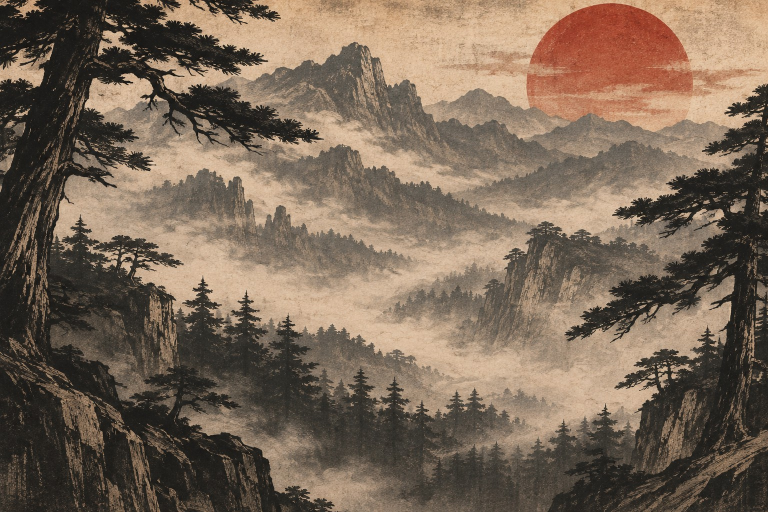
#> input picture ADgame/src/assets/mountains.jpg, 1536 x 1024 px (shown at 1/2 size)
$ python build_art.py
#> lines starting #> are read from the running program, lines starting #| are printed output that depends on the picture
"""Bake the original ADgame art into textures supported by UE's runtime image importer."""
from pathlib import Path
from PIL import Image, ImageDraw

root = Path(__file__).resolve().parent
mod = root.parent / "Mods" / "AdRevive"
out = mod / "Art"
out.mkdir(exist_ok=True)
index = []
for i, src in enumerate(sorted((root / "src/assets/units").glob("*.webp"))):
    img = Image.open(src).convert("RGBA")
    img.thumbnail((144, 144), Image.Resampling.LANCZOS)
    square = Image.new("RGBA", (144, 144))
    square.alpha_composite(img, ((144 - img.width) // 2, (144 - img.height) // 2))
    name = f"unit-{i:03d}.png"
    square.save(out / name, optimize=True)
    index.append(f'    ["{src.stem}"] = "{name}",')
(mod / "Scripts/adart.lua").write_text("-- Generated by ADgame/build_art.py\nreturn {\n" + "\n".join(index) + "\n}\n", encoding="utf-8")

mountains = Image.open(root / "src/assets/mountains.jpg").convert("RGB")
#> mountains is the input picture: PIL image 1536x1024 RGB; mean R, G, B 121.3, 103.7, 87.1
w, h = mountains.size
#> w = 1536; h = 1024
mountains = mountains.crop((round(w*.24), 0, round(w*.90), h)).resize((620, 765), Image.Resampling.LANCZOS)
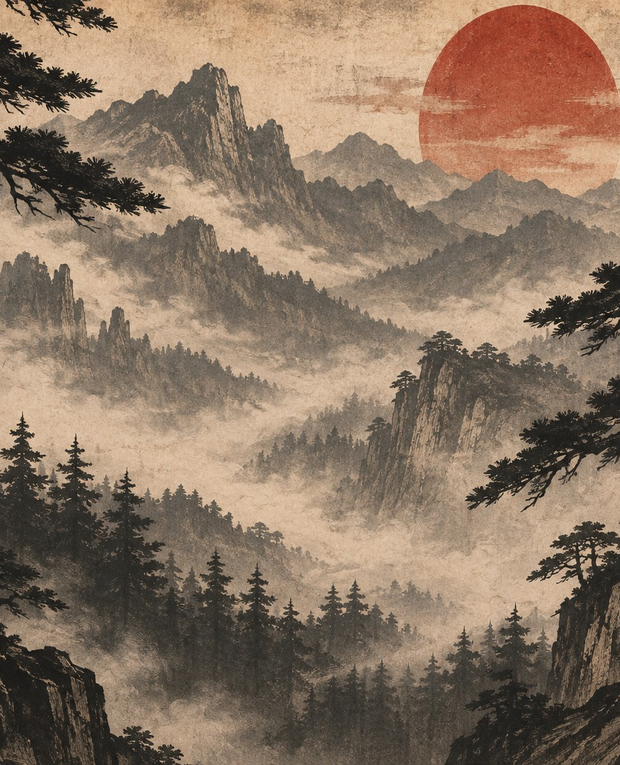
#> mountains: PIL image 620x765 RGB; mean R, G, B 138.4, 117.6, 98.9
paper = Image.blend(Image.new("RGB", mountains.size, "#ded3b6"), mountains, .52)
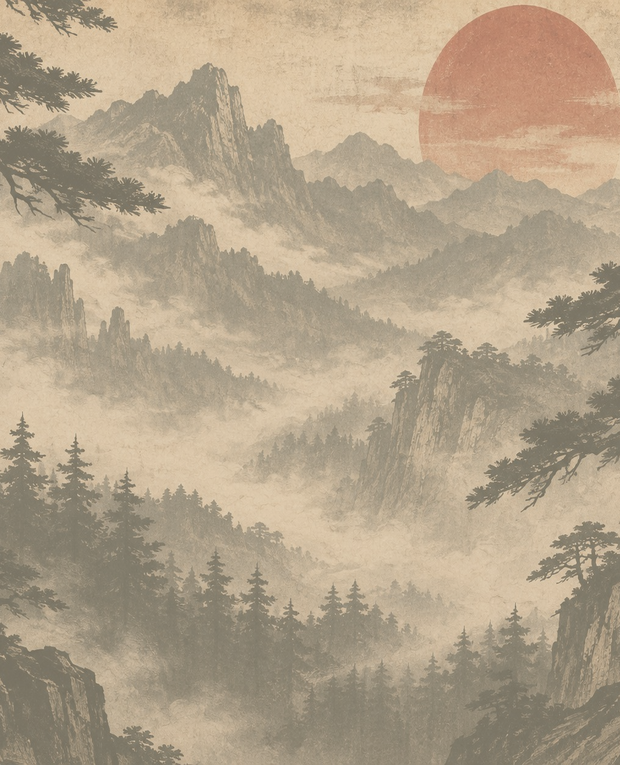
#> paper: PIL image 620x765 RGB; mean R, G, B 178.1, 162, 138.3
draw = ImageDraw.Draw(paper, "RGBA")
stops = [(0,(226,212,178,46)),(.28,(229,216,187,173)),(.73,(217,206,179,202)),(1,(188,179,153,96))]
for y in range(765):
    t = y/764
    for (a, lo), (b, hi) in zip(stops, stops[1:]):
        if a <= t <= b:
            draw.line((0,y,619,y), fill=tuple(round(x+(z-x)*(t-a)/(b-a)) for x,z in zip(lo,hi)))
            break
draw.rectangle((0,0,309,764),fill=(202,166,97,18))
draw.rectangle((310,0,619,764),fill=(164,87,69,16))
for y in range(53,630,15): draw.line((310,y,310,y+6),fill=(103,94,72,140))
for x in range(18,602,12): draw.line((x,640,x+3,640),fill=(99,87,65,104))
for x in (155,465):
    draw.rectangle((x-54,18,x+54,55),fill=(230,219,190,212))
    draw.line((x-54,55,x+54,55),fill="#816e50",width=2)
paper.save(out / "ground.png", optimize=True)
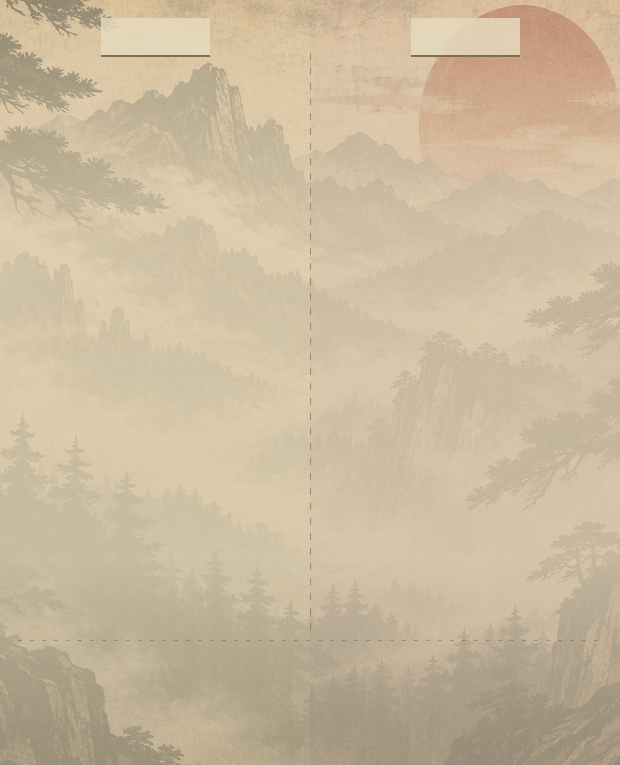
#> saved as ground.png: PIL image 620x765 RGB; mean R, G, B 202.3, 185.8, 157.9
